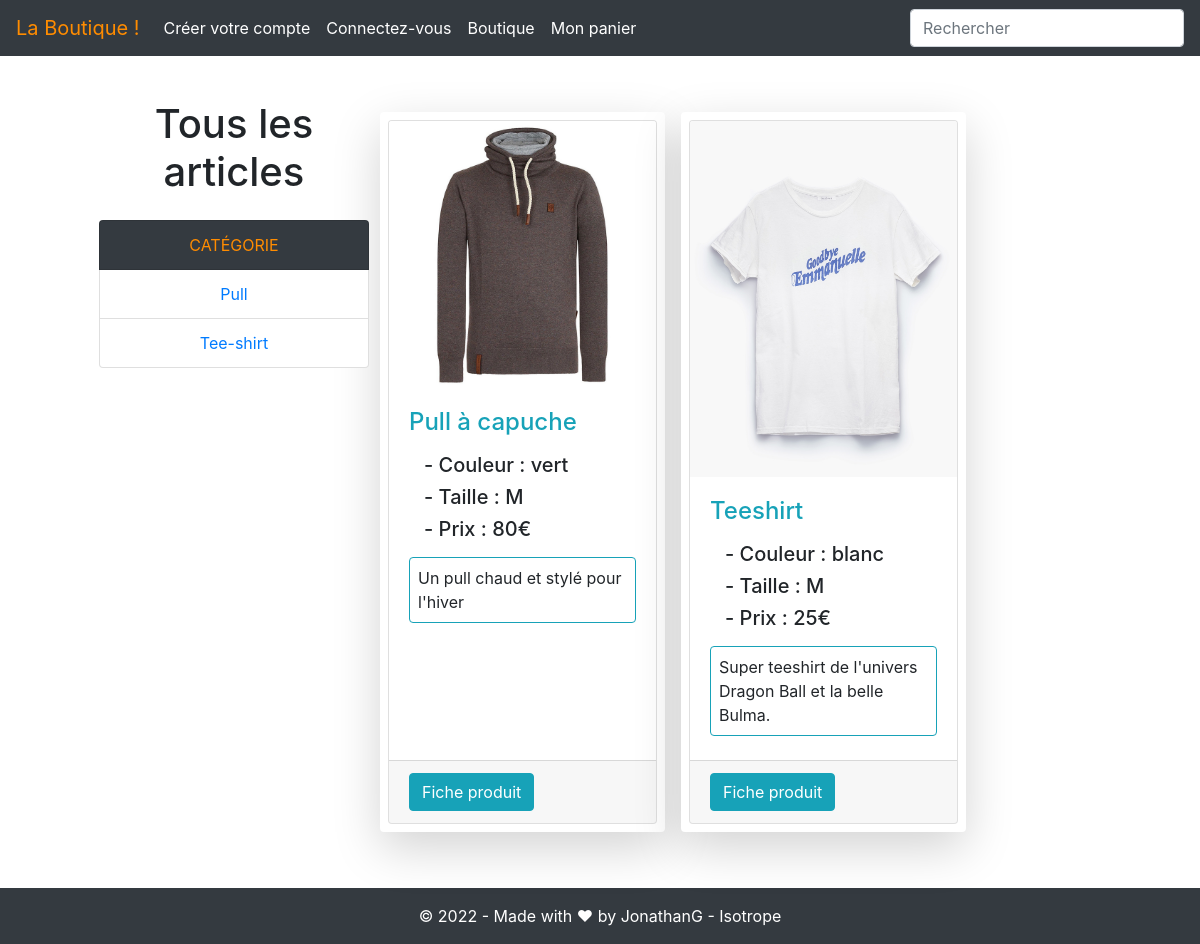
The page /boutique.php on the database its author committed.
### tables this page shows
CREATE TABLE IF NOT EXISTS `produit` (
  `id_produit` int(11) NOT NULL AUTO_INCREMENT,
  `reference` varchar(20) NOT NULL,
  `categorie` varchar(20) NOT NULL,
  `titre` varchar(100) NOT NULL,
  `description` longtext NOT NULL,
  `couleur` varchar(20) NOT NULL,
  `taille` varchar(5) NOT NULL,
  `public` enum('homme','femme','mixte','enfant') NOT NULL,
  `photo` varchar(255) NOT NULL,
  `prix` varchar(10) NOT NULL,
  `stock` varchar(5) NOT NULL,
  PRIMARY KEY (`id_produit`)
);

### include/fonctions_inc.php (called while the page is built, shortened)
<?php
function isConnect()
{
    if(!isset($_SESSION['membre'])) {
        return false;
    }
    return true;
}
?>

### boutique.php (the view)
<?php
require_once("include/init_inc.php");
if (isset($_GET['categorie']) && !empty($_GET['categorie']))
{
    $request = $bdd->prepare("SELECT * FROM produit WHERE categorie = :cat");
    $request->bindValue(':cat', $_GET['categorie'], PDO::PARAM_STR);
    $resultat = $request->execute();
    if(!$request->rowCount())
    {
        header("location: boutique.php");
    }
}
else
{
    $request = $bdd->query("SELECT * FROM produit");
}
require_once('include/header_inc.php');
require_once("include/nav_inc.php");
?>
<div class="container">
    <div class="row">
        <div class="fixed-top col-lg-3" style="top:8%; left:7%;">
            <?php $cat=$bdd->query("SELECT DISTINCT categorie FROM produit");?>
            <h1 class="my-4 text-center">Tous les articles</h1>
            <div class="list-group text-center">
            <li class="list-group-item bg-dark" style="color:darkorange;">CATÉGORIE</li>
                <?php while($nomCat = $cat->fetch(PDO::FETCH_ASSOC)) :
                ?>
                <a href="?categorie=<?= $nomCat['categorie'] ?>" style="text-decoration :none;" class='list-group-item text-center text-black'><?= $nomCat['categorie'] ?></a>
                <?php endwhile;?>
            </div>
        </div>
        <div class="col-lg-9 mt-5" style="left:30%;">
            <div class="row">
            <?php while($produit = $request->fetch(PDO::FETCH_ASSOC)) :
                extract($produit);
                ?>
                <div class="col-lg-4 col-md-6 m-2 shadow-lg p-2 bg-white rounded">
                    <div class="card h-100">
                        <a href="fiche_produit.php?id_produit=<?= $produit['id_produit'] ?>" class=" img-produit">
                            <img class="card-img-top" src="<?= $photo ?>" alt="Une photo manquante d'un article">
                        </a>
                        <div class="card-body mb-1">
                            <h4 class="card-title">
                                <p class="text-info"><?= ucfirst($titre) ?></p>
                            </h4>
                            <div class="col mb-3">
                                <h5 class="">- Couleur : <?= strtolower($couleur) ?></h5>
                                <h5 class="">- Taille : <?= $taille ?></h5>
                                <h5 class="">- Prix : <?= $prix ?>€</h5>
                            </div>
                            <p class="card-text border border-info p-2 rounded"><?= $description ?></p>
                        </div>
                        <div class="card-footer">
                            <a href="fiche_produit.php?id_produit=<?= $produit['id_produit'] ?>" class="btn btn-info">Fiche produit</a>
                        </div>
                    </div>
                </div>
            <?php endwhile; ?>
            </div>
        </div>
    </div>
</div>
<?php require_once("include/footer_inc.php"); ?>

### include/header_inc.php (shortened to what this page needs)
<!DOCTYPE html>
<html lang="fr">
<head>
    <link rel="stylesheet" href="https://cdn.jsdelivr.net/npm/bootstrap@4.5.3/dist/css/bootstrap.min.css">
    <link rel="stylesheet" href="https://use.fontawesome.com/releases/v5.3.1/css/all.css">
    <link rel="stylesheet" href="https://cdn.jsdelivr.net/npm/bootstrap-icons@1.9.1/font/bootstrap-icons.css">
    <link rel="stylesheet" href="../assets/app.css">
</head>
<body>

### include/nav_inc.php (shortened to what this page needs)
<nav class="navbar navbar-expand-md navbar-dark bg-dark">
    <a class="navbar-brand" href="<?= URL ?>index.php" style="color:darkorange;">La Boutique !</a>
    <div class="collapse navbar-collapse" id="navbarsExample04">
        <ul class="navbar-nav mr-auto">
            <?php if(isConnect()):  ?>
                <li class="nav-item active">
                    <a class="nav-link" href="<?= URL ?>profil.php">Mon compte</a>
                </li>
                <li class="nav-item active">
                    <a class="nav-link" href="<?= URL ?>boutique.php">Boutique</a>
                </li>
                <li class="nav-item active">
                    <a class="nav-link" href="<?= URL ?>panier.php">Mon panier <span class="badge badge-info rounded-circle"><?= nbreProduitPanier(); ?></span></a>
                </li>
            <?php else:  ?>
                <li class="nav-item active">
                    <a class="nav-link" href="<?= URL ?>inscription.php">Créer votre compte</a>
                </li>
                <li class="nav-item active">
                    <a class="nav-link" href="<?= URL ?>connexion.php">Connectez-vous</a>
                </li>
                <li class="nav-item active">
                    <a class="nav-link" href="<?= URL ?>boutique.php">Boutique</a>
                </li>
                <li class="nav-item active">
                    <a class="nav-link" href="<?= URL ?>panier.php">Mon panier</a>
                </li>
            <?php endif; ?>
        </ul>
        <form class="form-inline my-2 my-md-0" action="<?= URL ?>resultat_recherche.php" method="get">
            <input class="form-control" type="text" name="search_query" placeholder="Rechercher" title="Taper 'Entrée' pour lancer la recherche">
        </form>
    </div>
</nav>
<main class="container-fluid">

### include/footer_inc.php (shortened to what this page needs)
        </main>
        <footer class="bg-dark text-center text-white p-3 mt-5">
            &copy; <?= date('Y') ?> - Made with ❤ by JonathanG - Isotrope
        </footer>
    </body>
</html>

### assets/app.css (style rules this page uses)
html, body { height: 100%; }
body { display: flex; flex-direction: column; }
main { flex-grow: 1; }

### rows shown on the page
produit: photo (picture), titre "Pull à capuche", couleur "vert", taille "M", prix "80", description "Un pull chaud et stylé pour l'hiver"
produit: photo (picture), titre "Teeshirt", couleur "blanc", taille "M", prix "25", description "Super teeshirt de l'univers Dragon Ball et la belle Bulma."

### other values the page prints
$nomCat['categorie'] "Pull"
$nomCat['categorie'] "Tee-shirt"
